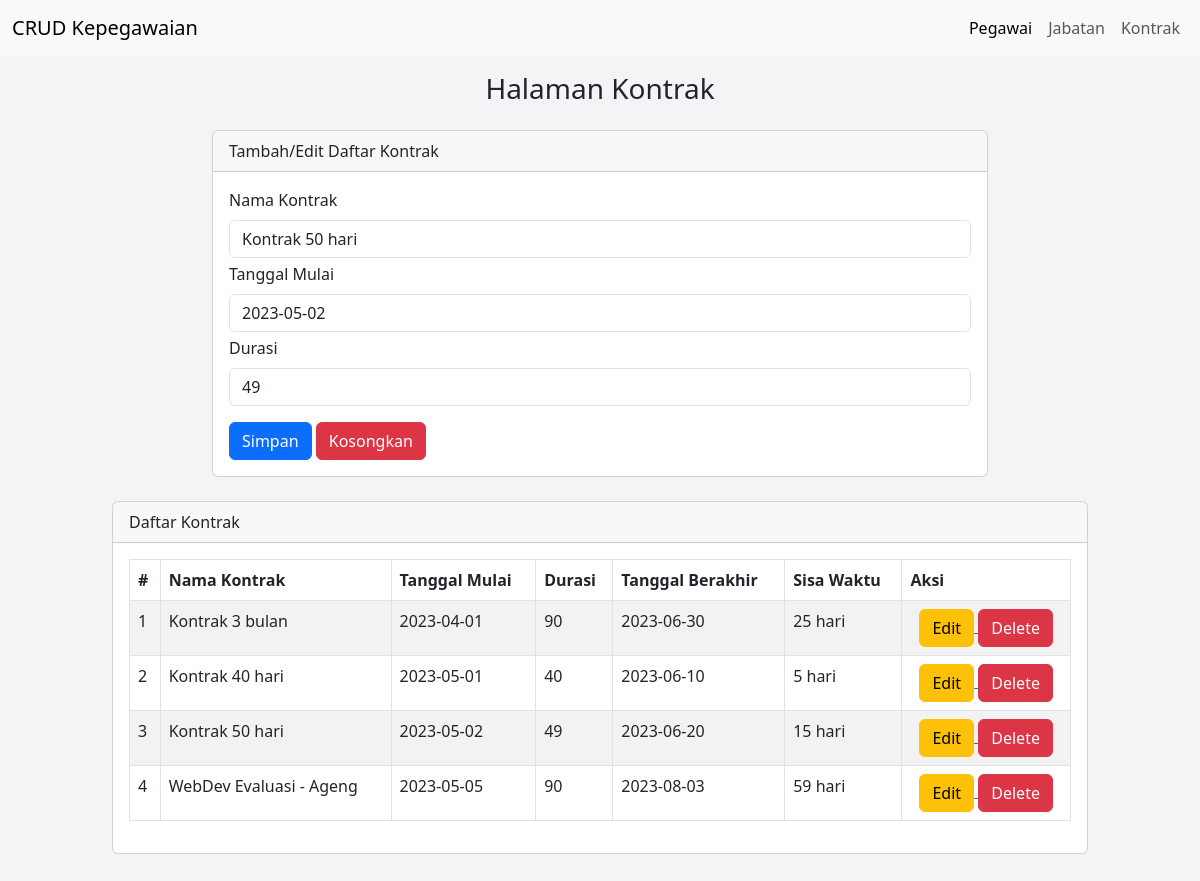
The app's page /kontrak.php?hal=edit&id=3 with its own data.
### tables this page shows
CREATE TABLE `kontrak` (
  `id_kontrak` int(11) NOT NULL,
  `nama_kontrak` varchar(50) NOT NULL,
  `tgl_mulai` date NOT NULL,
  `durasi` int(11) NOT NULL
);

### kontrak.php (the view, shortened to what this page needs)
<?php
    include "inc/koneksi.php";
    if(isset($_GET['hal'])){
        if($_GET['hal'] == "edit"){
            $viewdata = mysqli_query($conn, "SELECT * FROM kontrak WHERE id_kontrak = '$_GET[id]' ");
            $data = mysqli_fetch_array($viewdata);
            if($data){
                $var_namakontrak = $data['nama_kontrak'];
                $var_tglmulai = $data['tgl_mulai'];
                $var_durasi = $data['durasi'];
            }
        }else if($_GET['hal'] == "delete"){
            $delete = mysqli_query($conn, "DELETE FROM kontrak WHERE id_kontrak = '$_GET[id]' ");
            if($delete){
                echo "<script>
                    alert('Hapus data Sukses!');
                    document.location='kontrak.php';
                </script>";
            }
        }
    }
?>
<!DOCTYPE html>
<html lang="en">
<head>
    <link href="https://cdn.jsdelivr.net/npm/bootstrap@5.3.0/dist/css/bootstrap.min.css" rel="stylesheet">
</head>
<body class="overflow-x-hidden">
    <section class="min-vh-100" style="background-color: #f3f4f5;">
        <?php include "inc/navbar.php";?>
        <div class="mt-3">
            <h3 class="row justify-content-center">Halaman Kontrak</h3>
        </div>
        <div class="mx-auto row justify-content-center">
        <div class="col-md-8">
            <div class="card mt-3 mb-2">
                <div class="card-header">
                    Tambah/Edit Daftar Kontrak
                </div>
                <div class="card-body">
                    <form action="" method="post">
                        <div class="mb-1">
                            <label for="tb_namakontrak" class="form-label">Nama Kontrak</label>
                            <input type="text" name="tb_namakontrak" value="<?=@$var_namakontrak?>" class="form-control">
                        </div>
                        <div class="mb-1">
                            <label for="tb_tglmulai" class="form-label">Tanggal Mulai</label>
                            <input type="text" name="tb_tglmulai" value="<?=@$var_tglmulai?>" class="form-control">
                        </div>
                        <div class="mb-3">
                            <label for="tb_durasi" class="form-label">Durasi</label>
                            <input type="text" name="tb_durasi" value="<?=@$var_durasi?>" class="form-control">
                        </div>
                        <div>
                            <button type="submit" class="btn btn-primary" name="btn_simpan" >Simpan</button>
                            <button type="reset" class="btn btn-danger" name="btn_reset" >Kosongkan</button>
                        </div>
                    </form>
                </div>
            </div>
        </div>
        </div>
        <div class="mx-auto row justify-content-center pb-5">
        <div class="col-md-10">
            <div class="card mt-3 mb-2">
                <div class="card-header">
                    Daftar Kontrak
                </div>
                <div class="card-body overflow-x-auto">
                    <table class="table table-bordered table-striped">
                        <thead>
                            <tr>
                                <th>#</th>
                                <th>Nama Kontrak</th>
                                <th>Tanggal Mulai</th>
                                <th>Durasi</th>
                                <th>Tanggal Berakhir</th>
                                <th>Sisa Waktu</th>
                                <th>Aksi</th>
                            </tr>
                        </thead>
                        <tbody>
                            <?php
                                $no=1;
                                $result = mysqli_query($conn, "SELECT * FROM kontrak");
                                while ($data = mysqli_fetch_array($result)) :
                            ?>
                                <tr>
                                    <td><?=$no++;?></td>
                                    <td><?=$data['nama_kontrak']?></td>
                                    <td><?=$data['tgl_mulai']?></td>
                                    <td><?=$data['durasi']?></td>
                                    <td>
                                        <?php
                                            $tgl_mulai = $data['tgl_mulai'];
                                            $durasi = $data['durasi'];
                                            $tgl_berakhir = date('Y-m-d', strtotime($tgl_mulai . ' + ' . $durasi . ' days'));
                                            echo $tgl_berakhir;
                                        ?>
                                    </td>
                                    <td>
                                        <?php
                                            $tgl_mulai = $data['tgl_mulai'];
                                            $durasi = $data['durasi'];
                                            $tgl_berakhir = date('Y-m-d', strtotime($tgl_mulai . ' + ' . $durasi . ' days'));
                                            $tgl_sekarang = date('Y-m-d');
                                            $sisa_hari = floor((strtotime($tgl_berakhir) - strtotime($tgl_sekarang)) / (60 * 60 * 24));
                                            echo $sisa_hari . " hari";
                                        ?>
                                    </td>
                                    <td class="text-center">
                                        <a href="kontrak.php?hal=edit&id=<?=$data['id_kontrak']?>">
                                            <button type="button" class="btn btn-warning">Edit</button>
                                        </a>
                                        <a href="kontrak.php?hal=delete&id=<?=$data['id_kontrak']?>">
                                            <button type="button" class="btn btn-danger">Delete</button>
                                        </a>
                                    </td>
                                </tr>
                            <?php endwhile;  ?>
                        </tbody>
                    </table>
                </div>
            </div>
        </div>
        </div>
    </section>
</body>
</html>

### records on screen
kontrak: tb_namakontrak "Kontrak 50 hari", tb_tglmulai "2023-05-02", tb_durasi "49", nama_kontrak "Kontrak 50 hari", tgl_mulai "2023-05-02", durasi "49", tgl_berakhir "2023-06-20", sisa_hari "15"
kontrak: nama_kontrak "Kontrak 3 bulan", tgl_mulai "2023-04-01", durasi "90", tgl_berakhir "2023-06-30", sisa_hari "25"
kontrak: nama_kontrak "Kontrak 40 hari", tgl_mulai "2023-05-01", durasi "40", tgl_berakhir "2023-06-10", sisa_hari "5"
kontrak: nama_kontrak "WebDev Evaluasi - Ageng", tgl_mulai "2023-05-05", durasi "90", tgl_berakhir "2023-08-03", sisa_hari "59"
